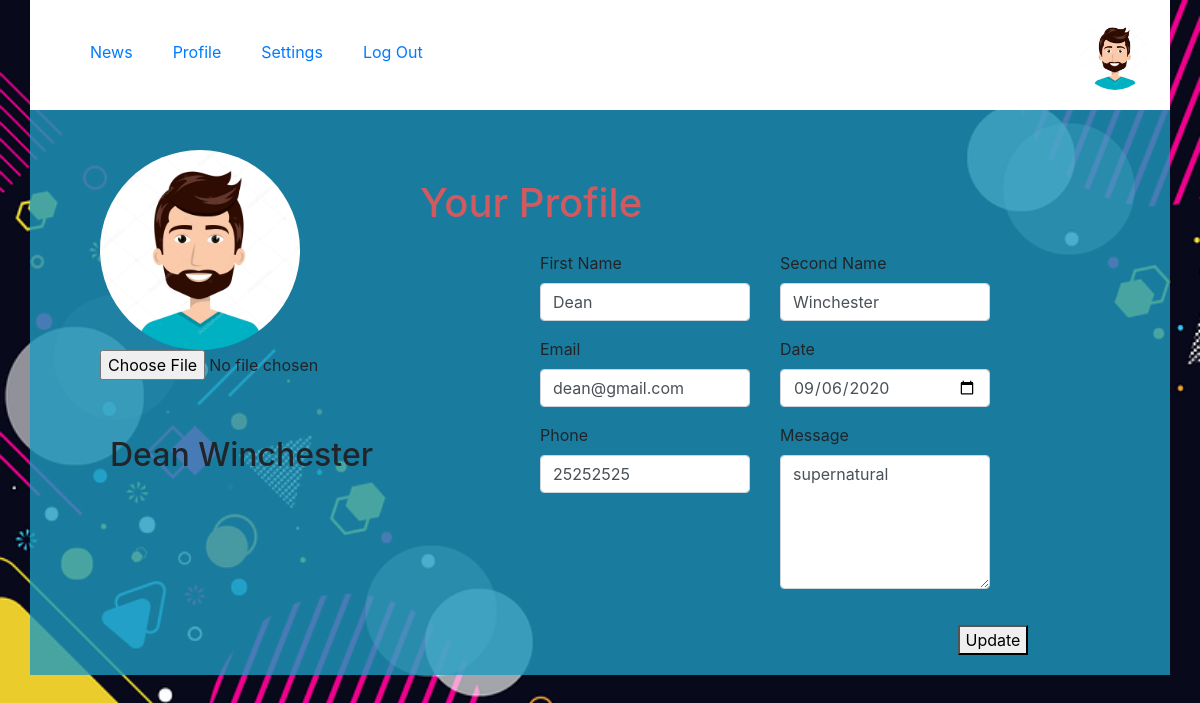
/routes/profile.php?id=30, run on an earlier commit of the app's database.
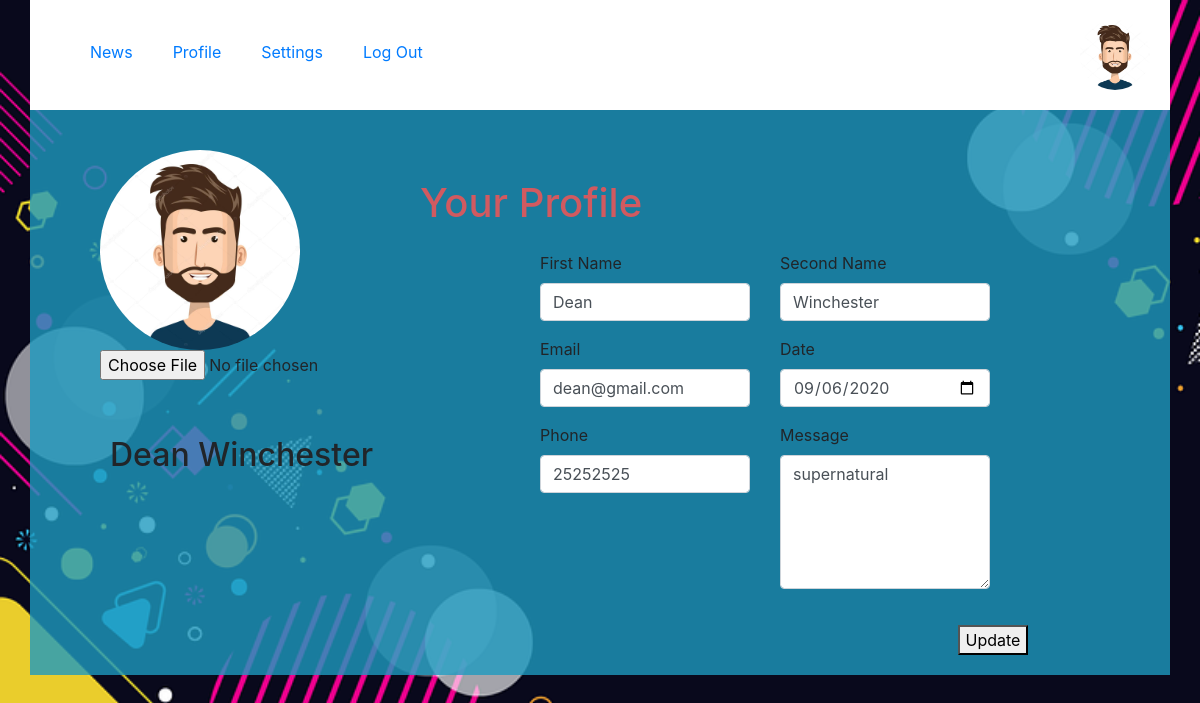
And on a later commit of the database.
### tables this page shows
CREATE TABLE `users` (
  `id` int(10) NOT NULL,
  `name` text NOT NULL,
  `surname` text NOT NULL,
  `email` text NOT NULL,
  `password` text NOT NULL,
  `date` date NOT NULL,
  `phone` text NOT NULL,
  `message` varchar(60) NOT NULL,
  `gender` text NOT NULL,
  `image` text NOT NULL DEFAULT 'avatar.png'
);

### routes/profile.php (the view, shortened to what this page needs)
<?php
include 'connection.php';
$id = $_GET['id'];
$sql = "SELECT * FROM users WHERE id = '$id'";
$result = mysqli_query($conn, $sql);
$row = mysqli_fetch_assoc($result);
$name = $row['name'];
$sname = $row['surname'];
$email = $row['email'];
$date = $row['date'];
$phone = $row['phone'];
$message = $row['message'];
?>
<!DOCTYPE html>
<html lang="en">
<head>
    <link rel="stylesheet" href="../assets/css/bootstrap.min.css">
    <link rel="stylesheet" href="../assets/css/style.css">
</head>
<body>
    <div class="container profilecont">
        <?php
        include 'menu.php';
        ?>
        <form method="post" enctype="multipart/form-data">
            <div class="row col-md-12">
                <div class="col-md-4">
                    <div class="form-group col-md-4 imagegroup">
                        <img src=<?php echo '../assets/images/' . $row['image'] ?> class="img">
                        <input type="file" name="avatar">
                    </div>
                    <h2 class="profileh2">
                        <?php echo $name, " ", $sname; ?>
                    </h2>
                </div>
                <div class="col-md-8">
                    <div class="row justify-content-center">
                        <div class="form-group col-md-12">
                            <h1 class="profileh1">Your Profile</h1>
                        </div>
                        <div class="form-group col-md-4">
                            <label>First Name</label>
                            <input type="text" class="form-control" name="name" value="<?php echo $name ?>">
                        </div>
                        <div class="form-group col-md-4">
                            <label>Second Name</label>
                            <input type="text" class="form-control" name="surname" value="<?php echo $sname ?>">
                        </div>
                    </div>
                    <div class="row justify-content-center">
                        <div class="form-group col-md-4">
                            <label>Email</label>
                            <input type="email" class="form-control" name="email" value="<?php echo $email ?>">
                        </div>
                        <div class="form-group col-md-4">
                            <label>Date</label>
                            <input type="date" class="form-control" name="date" value="<?php echo $date ?>">
                        </div>
                    </div>
                    <div class="row justify-content-center">
                        <div class="form-group col-md-4">
                            <label>Phone</label>
                            <input type="text" class="form-control" name="phone" maxlength="8" value="<?php echo $phone ?>">
                        </div>
                        <div class="form-group col-md-4">
                            <label>Message</label>
                            <textarea class="form-control" name="message" cols="10" rows="5"><?php echo $message ?></textarea>
                        </div>
                    </div>
                    <div class="row col-md-4 btnrow">
                        <button type="submit" name="updatebtn">Update</button>
                    </div>
                </div>
            </div>
        </form>
    </div>
</body>
</html>

### routes/menu.php
<div class="row justify-content-between row1">
    <div class="menudiv">
        <ul class="menu">
            <li><a href="news.php?id=<?php echo $id ?>">News</a></li>
            <li><a href="profile.php?id=<?php echo $row['id'] ?>">Profile</a></li>
            <li><a href="profile.php?id=<?php echo $row['id'] ?>">Settings</a></li>
            <li><a href="../index.php">Log Out</a></li>
        </ul>
    </div>
    <div class="user">
        <a href="profile.php?id=<?php echo $row['id'] ?>"><img src="<?php echo '/form/assets/images/' . $row['image'] ?>"></a>
    </div>
</div>

### assets/css/style.css (style rules this page uses)
body { background-image: url('../images/background1.png'); background-size: cover; background-attachment: fixed; }
.row1 { background-color: #fff; }
.menu { display: flex; margin-top: 20px; }
.menu li { list-style-type: none; margin: 20px; }
.user { margin: 20px; float: left; }
.user img { border-radius: 50%; height: 70px; }
.profilecont { background-color: rgb(30, 154, 192, 0.8); }
.profileh1 { margin-top: 10%; color: rgb(209, 90, 96); }
.imagegroup { padding: 40px; }
.profileh2 { margin-left: 50px; }
.imagegroup img { height: 200px; border-radius: 50%; }
.btnrow { margin-left: 75%; padding: 20px; }

What changed in the data, as far as the page shows it:
changed users "Dean": image: a different picture
